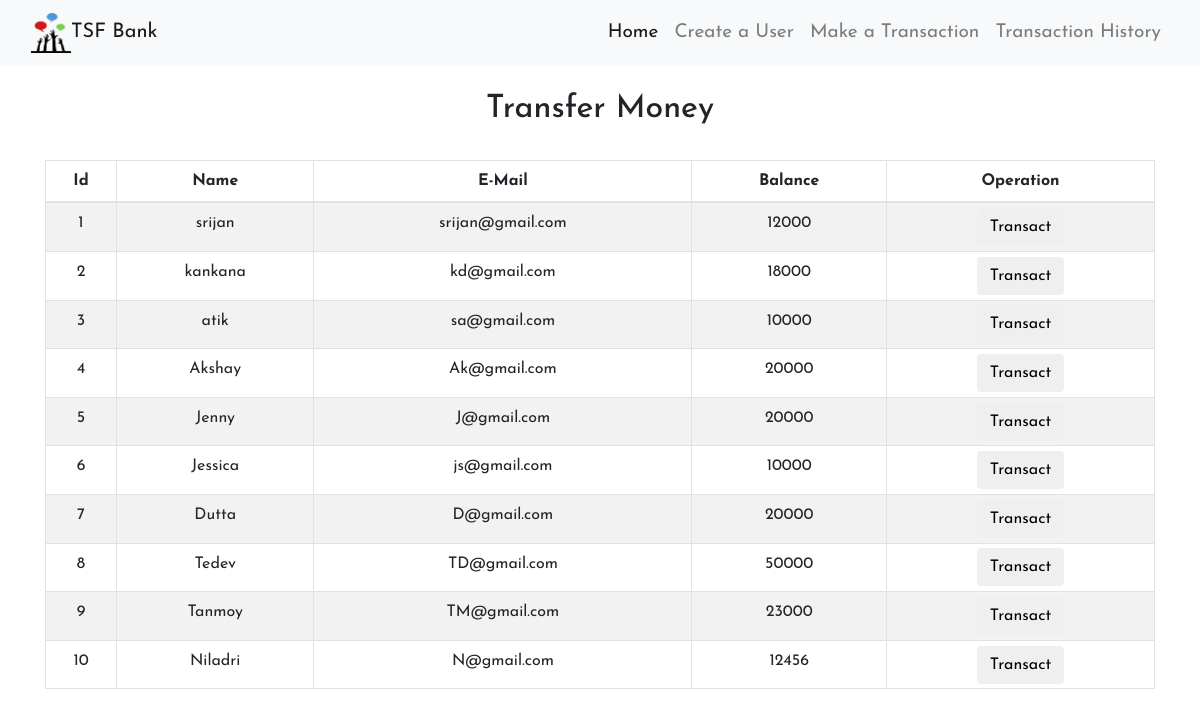
Screenshot of /moneyTransfer.php with the database file from the repository.
### tables this page shows
CREATE TABLE `users` (
  `id` int(3) NOT NULL,
  `name` text NOT NULL,
  `email` varchar(30) NOT NULL,
  `balance` int(8) NOT NULL
);

### moneyTransfer.php (the view, shortened to what this page needs)
<!DOCTYPE html>
<html lang="en">
<head>
    <link rel="stylesheet" href="https://maxcdn.bootstrapcdn.com/bootstrap/4.0.0/css/bootstrap.min.css">
    <link rel="stylesheet" href="css/style.css">
</head>
<body>
    <?php
    include 'config.php';
    $sql = "SELECT * FROM users";
    $result = mysqli_query($conn, $sql);
    ?>
    <?php
    include 'Includes/Header.php';
    ?>
    <div class="container">
        <h2 class="text-center pt-4">Transfer Money</h2>
        <br>
        <div class="row">
            <div class="col">
                <div class="table-responsive-sm">
                    <table class="table table-hover table-sm table-striped table-condensed table-bordered">
                        <thead>
                            <tr>
                                <th scope="col" class="text-center py-2">Id</th>
                                <th scope="col" class="text-center py-2">Name</th>
                                <th scope="col" class="text-center py-2">E-Mail</th>
                                <th scope="col" class="text-center py-2">Balance</th>
                                <th scope="col" class="text-center py-2">Operation</th>
                            </tr>
                        </thead>
                        <tbody>
                            <?php
                            while ($rows = mysqli_fetch_assoc($result)) {
                            ?>
                                <tr class="text-center">
                                    <td class="py-2"><?php echo $rows['id'] ?></td>
                                    <td class="py-2"><?php echo $rows['name'] ?></td>
                                    <td class="py-2"><?php echo $rows['email'] ?></td>
                                    <td class="py-2"><?php echo $rows['balance'] ?></td>
                                    <td><a href="selecteduserdetail.php?id= <?php echo $rows['id']; ?>"> <button type="button" class="btn">Transact</button></a></td>
                                </tr>
                            <?php
                            }
                            ?>
                        </tbody>
                    </table>
                </div>
            </div>
        </div>
    </div>
</body>
</html>

### Includes/Header.php (shortened to what this page needs)
<nav class="navbar navbar-expand-lg navbar-light bg-light">
    <div class="container-fluid">
        <a class="navbar-brand" href="#"><img src="images/logo.png" alt="TSF" width="40" height="40">TSF Bank</a>
        <div class="collapse navbar-collapse" id="navbarNav">
            <ul class="navbar-nav ml-auto">
                <li class="nav-item active">
                    <a class="nav-link" href="index.php">Home</a>
                </li>
                <li class="nav-item">
                    <a class="nav-link" href="CreateUser.php">Create a User</a>
                </li>
                <li class="nav-item">
                    <a class="nav-link" href="moneyTransfer.php">Make a Transaction</a>
                </li>
                <li class="nav-item">
                    <a class="nav-link" href="History.php">Transaction History</a>
                </li>
            </ul>
        </div>
    </div>
</nav>

### css/style.css (style rules this page uses)
* { margin: 0; padding: 0; font-family: 'Josefin Sans', sans-serif; }
.nav-link { font-size: 19px; }

### moneyTransfer.php (style rules this page uses)
button { transition: 1.5s; }

### rows the page displays
users: id "1", name "srijan", email "srijan@gmail.com", balance "12000"
users: id "2", name "kankana", email "kd@gmail.com", balance "18000"
users: id "3", name "atik", email "sa@gmail.com", balance "10000"
users: id "4", name "Akshay", email "Ak@gmail.com", balance "20000"
users: id "5", name "Jenny", email "J@gmail.com", balance "20000"
users: id "6", name "Jessica", email "js@gmail.com", balance "10000"
users: id "7", name "Dutta", email "D@gmail.com", balance "20000"
users: id "8", name "Tedev", email "TD@gmail.com", balance "50000"
users: id "9", name "Tanmoy", email "TM@gmail.com", balance "23000"
users: id "10", name "Niladri", email "N@gmail.com", balance "12456"
